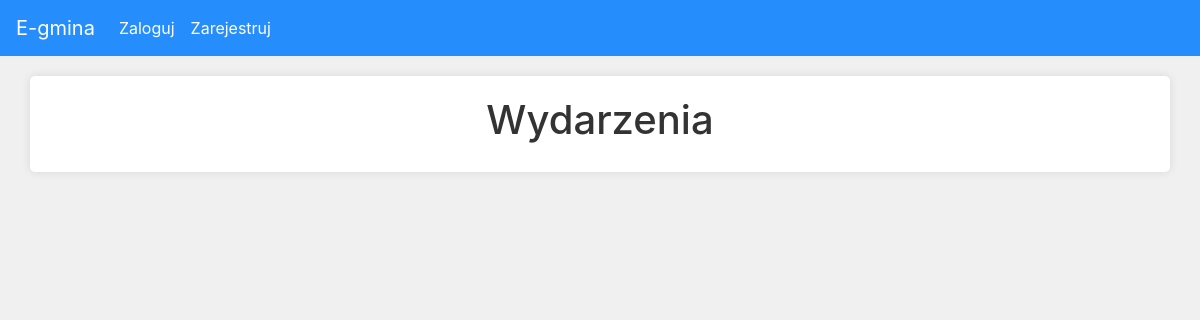
Before: / with the older database file.
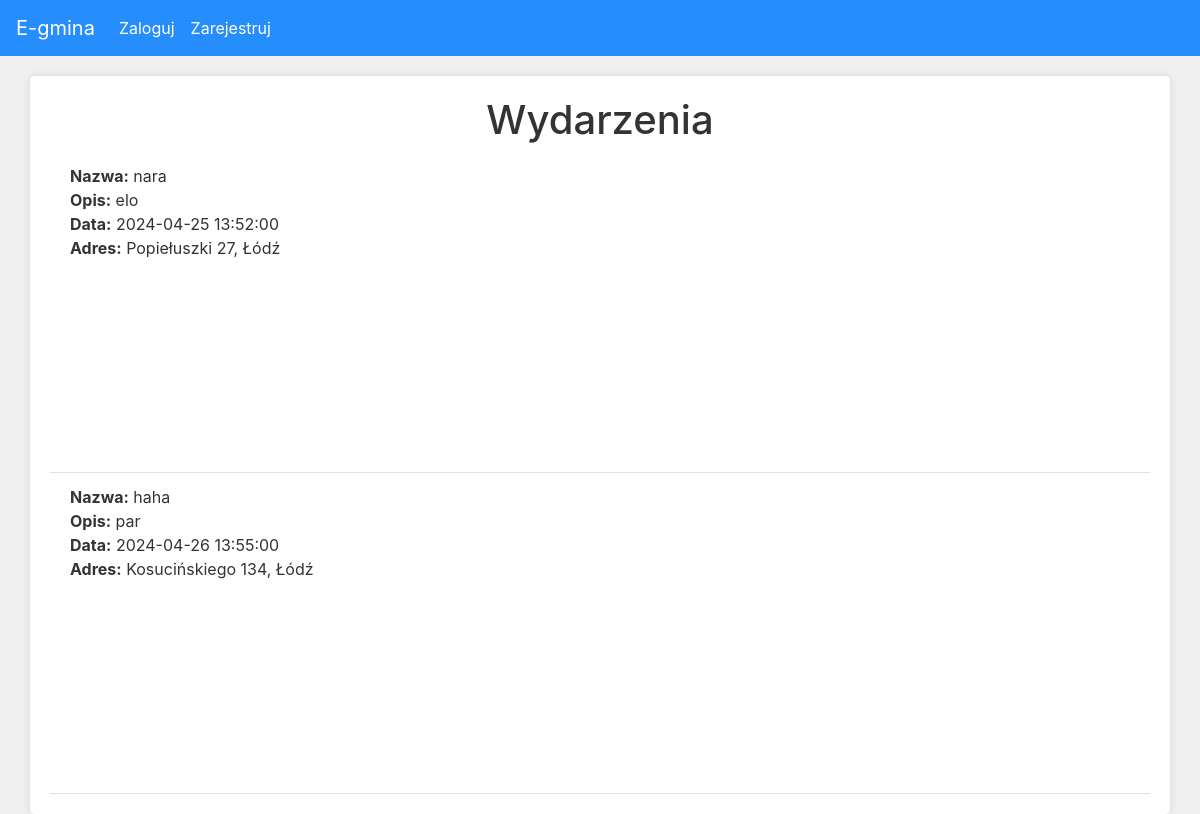
After: the same page with the newer database file.
### website/models.py (models this page shows)
class Event(db.Model):
    id = db.Column(db.Integer, primary_key=True)
    data = db.Column(db.String(10000))
    date = db.Column(db.DateTime(timezone=True), default=func.now())
    place = db.Column(db.String(150))
    name = db.Column(db.String(150))
    status = db.Column(db.String(50), default='pending')
    user_id = db.Column(db.Integer, db.ForeignKey('user.id'))

### website/views.py (the view)
@views.route('/', methods=['GET', 'POST'])
def home():
    all_events = Event.query.all()
    return render_template("home.html", user=current_user,all_events = all_events)

### website/templates/home.html (shortened to what this page needs)
{% extends "base.html" %}
{% block content %}
<h1 align="center">Wydarzenia</h1>
<ul class="list-group list-group-flush" id="Events">
  {% for event in all_events %}
    <li class="list-group-item">
      <strong>Nazwa:</strong> {{ event.name }}<br>
      <strong>Opis:</strong> {{ event.data }}<br>
      <strong>Data:</strong> {{ event.date }}<br>
      <strong>Adres:</strong> {{ event.place }}<br>
    <div id="map-{{ event.id }}" style="height: 200px;"></div>
  </li>
  {% endfor %}
</ul>
{% endblock %}

### website/templates/base.html (shortened to what this page needs)
<!DOCTYPE html>
<html>
<head>
    <link rel="stylesheet" href="https://stackpath.bootstrapcdn.com/bootstrap/4.4.1/css/bootstrap.min.css">
    <link rel="stylesheet" href="https://stackpath.bootstrapcdn.com/font-awesome/4.7.0/css/font-awesome.min.css">
</head>
<body>
    <nav class="navbar navbar-expand-lg navbar-dark bg-primary">
        <a class="navbar-brand" id="home" href="/">E-gmina</a>
        <div class="collapse navbar-collapse" id="navbar">
            <div class="navbar-nav mr-auto">
                {% if current_user.is_authenticated %}
                <a class="nav-item nav-link" id="calendar" href="/calendar">Kalendarz</a>
                <a class="nav-item nav-link" id="maps" href="/maps">Mapa</a>
                <a class="nav-item nav-link" id="invite-friends" href="/invite-friends">Znajomi</a>
                    {% if current_user.role != 'user' %}
                        <a class="nav-item nav-link" id="events" href="/events">Wydarzenia</a>
                    {% endif %}
                {% else %}
                    <a class="nav-item nav-link" id="login" href="/login">Zaloguj</a>
                    <a class="nav-item nav-link" id="signUp" href="/sign-up">Zarejestruj</a>
                {% endif %}
            </div>
        </div>
    </nav>
    <div class="container">{% block content %} {% endblock %}</div>
</body>
</html>

### website/templates/base.html (style rules this page uses)
body { background-color: #f0f0f0; color: #333; }
.navbar { background-color: #268dfd !important; }
.navbar-brand, .navbar-nav .nav-link { color: #fff !important; }
.container { background-color: #fff; border-radius: 5px; box-shadow: 0 0 10px rgba(0, 0, 0, 0.1); padding: 20px; margin-top: 20px; }

Changed rows visible on the page:
added Event: name "nara", data "elo", date "2024-04-25 13:52:00", place "Popiełuszki 27, Łódź"
added Event: name "haha", data "par", date "2024-04-26 13:55:00", place "Kosucińskiego 134, Łódź", {{ event.id }} 2 (drawn)
